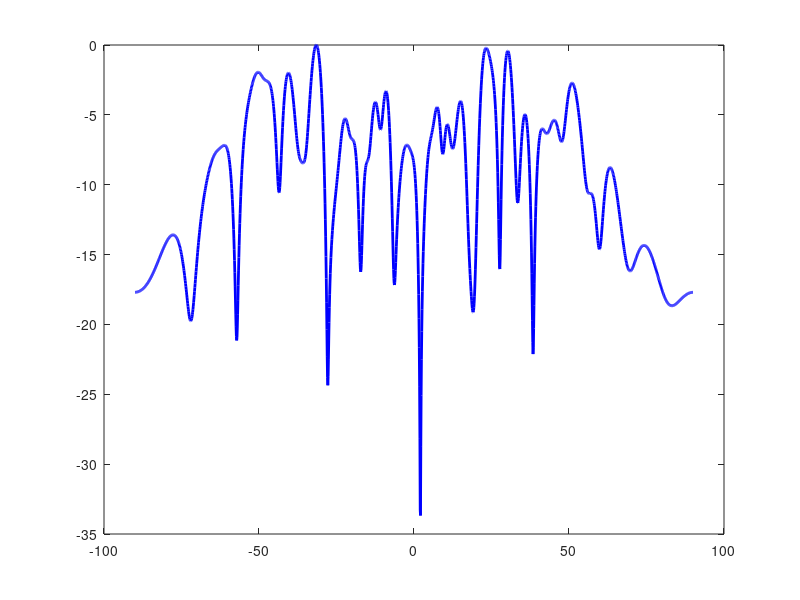

Write MATLAB code to recreate this figure. (Note: this script raises an error after producing the figure.)
clc;
clear;
close all;

%% Parameters
N = 64;                  % Number of array elements
d = 0.5;                 % Element spacing (lambda/2)

theta_target = 30;       % Desired direction
theta_interf = 60;       % Interference direction

num_snap = 1000;         % Number of snapshots

%% Array Steering Vectors
n = (0:N-1)';

a_target = exp(1j*2*pi*d*sind(theta_target)*n);
a_interf = exp(1j*2*pi*d*sind(theta_interf)*n);

%% Generate Signals

target_power = 1;
interf_power = 10;
noise_power = 0.1;

s_target = sqrt(target_power/2) * ...
    (randn(1,num_snap)+1j*randn(1,num_snap));

s_interf = sqrt(interf_power/2) * ...
    (randn(1,num_snap)+1j*randn(1,num_snap));

noise = sqrt(noise_power/2) * ...
    (randn(N,num_snap)+1j*randn(N,num_snap));

%% Received Data

X = a_target*s_target + a_interf*s_interf + noise;

%% Covariance Matrix

R = (X*X')/num_snap;

%% Diagonal Loading

delta = 0.01*trace(R)/N;
R = R + delta*eye(N);

%% MVDR Weight Computation

w_mvdr = R\a_target;
w_mvdr = w_mvdr/(a_target'*w_mvdr);

%% Apply Hamming Window

ham = hamming(N);

w_mvdr = w_mvdr .* ham;

% Renormalize
w_mvdr = w_mvdr/(a_target'*w_mvdr);

%% Diagnostics

disp('Gain towards Target')
disp(w_mvdr'*a_target)

disp('Gain towards Interference')
disp(abs(w_mvdr'*a_interf))

%% Beam Pattern

theta_scan = -90:0.1:90;

beam = zeros(size(theta_scan));

for k = 1:length(theta_scan)

    a_scan = exp(1j*2*pi*d*sind(theta_scan(k))*n);

    beam(k) = abs(w_mvdr'*a_scan);

end

beam = beam/max(beam);

beam_dB = 20*log10(beam);

beam_dB(beam_dB<-60) = -60;

%% Find Beam Peak

[~,idx] = max(beam);

fprintf('Maximum Beam at %.2f degrees\n',theta_scan(idx));

%% Plot

figure;

plot(theta_scan,beam_dB,'b','LineWidth',2);

hold on;

xline(theta_target,'g--','LineWidth',2);

xline(theta_interf,'r--','LineWidth',2);

grid on;

xlabel('Angle (degrees)');
ylabel('Normalized Magnitude (dB)');
title('64-Element MVDR Beamformer with Hamming Window');

legend('Beam Pattern','Target','Interference');

axis([-90 90 -60 0]);

%% Display Information

disp('------------------------------------');
disp(['Data Matrix Size      : ',mat2str(size(X))]);
disp(['Covariance Size       : ',mat2str(size(R))]);
disp(['Weight Vector Size    : ',mat2str(size(w_mvdr))]);
disp(['Weight Vector Norm    : ',num2str(norm(w_mvdr))]);
